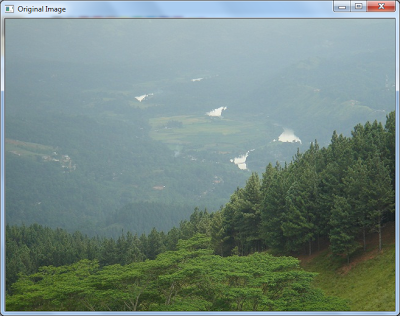
//> input picture sample.png, 400 x 316 px
$ ./homogeneousSmoothing_17   (built with g++ and OpenCV 4)
//> lines starting //> are read from the running program, lines starting //| are printed output that depends on the picture; after the words box and inside, x2 and y2 are one past the last pixel; in counts of white or black regions, pixels touching at a corner belong together
//Smoothing or Bluring
//Main objective of smoothing is to reduce the noise
//Various metheods to smooth an image
//1.Homogeneous Smoothing
//2.Gaussian Smoothing
//3.MedianSmoothing
//4.Bilateral Smoothing

//Smoothing is done by sliding a window (kernel or filter) across the whole image and calculating each pixel a value based on the value of the kernel and the value of overlapping pixels of original image.
//[Number of rows and cols of kernel should be odd]
//[When size of kernel is getting larger , processing time also becomes larger]
//In this example we are going to use homogeneous smoothing
/*

simplest smoothing metheod .
 It takes simply the average of the neighbourhood of a pixel and assign that value to itself.
5x5 kernel is used in homogeneous smoothing . This kernel is known as "Nomalizedbox filter"
		[	1	1	1	1	1 ]
		[	1	1	1	1	1 ]
(1/25)*	[	1	1	1	1	1 ]
		[	1	1	1	1	1 ]
		[	1	1	1	1	1 ]
*/
#include <opencv2/highgui/highgui.hpp>
#include <opencv2/imgproc/imgproc.hpp>
#include <iostream>
#include <stdio.h>


using namespace std;
using namespace cv;

int main(int argc,const char** argv)
{
	//create window
	namedWindow("img",CV_WINDOW_AUTOSIZE);
	namedWindow("smoothed img1",CV_WINDOW_AUTOSIZE);
	namedWindow("smoothed img2",CV_WINDOW_AUTOSIZE);
	//load image
	Mat img = imread("sample.png",CV_LOAD_IMAGE_COLOR);
//> img is the input picture: 316 rows x 400 cols, CV_8UC3; mean B, G, R 130.4, 136.3, 116.9
	imshow("img",img);//show the image
	if(!img.data)//if image is not loaded
	{
		cout<<"Image can't be loaded"<<endl;
		return -1;
	}
	Mat img1,img2,img3; //output
	char label[20];
	sprintf(label,"%d x %d",3,3);//label image
	blur(img,img3,Size(3,3));//bluring or smoothing
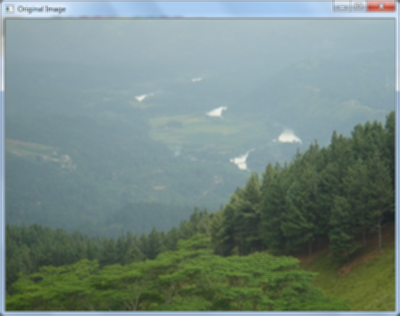
//> img3: 316 rows x 400 cols, CV_8UC3; mean B, G, R 130.8, 136.6, 117.1
/*
	this opencv function smooth image using normalized box filter.
	first argument : source image
	second argument : destination image (it should have same size and depth as the input image)
	thrid : kernel size (it should odd number) eg : 3x3,5x5,7x7 etc.

	*/

	putText(img3,label,Point(img.cols/4,img.rows/8), CV_FONT_HERSHEY_COMPLEX,1, Scalar(255, 255, 255),3);
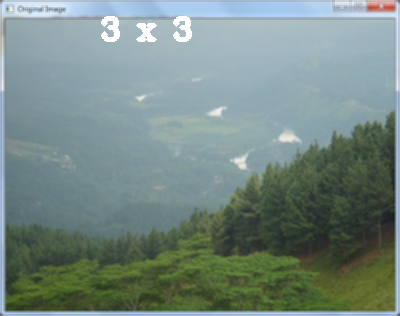
//> img3: 316 rows x 400 cols, CV_8UC3; 0.7% of pixels changed, all inside (x1, y1, x2, y2) = (101, 16, 192, 42)
	/*
	first argument : source image
	2nd : text u want to put into the image
	3rd : bottom-left corner of the text in image
	4th : font type (FONT_HERSHEY_SIMPLEX, FONT_HERSHEY_PLAIN, FONT_HERSHEY_DUPLEX, FONT_HERSHEY_COMPLEX, FONT_HERSHEY_TRIPLEX, FONT_HERSHEY_COMPLEX_SMALL, FONT_HERSHEY_SCRIPT_SIMPLEX or FONT_HERSHEY_SCRIPT_COMPLEX).
	5th : font size
	6th : color
	7th : thickness
	*/
	sprintf(label,"%d x %d",5,5);//label image
	blur(img,img1,Size(5,5));//bluring or smoothing
	putText(img1,label,Point(img.cols/4,img.rows/8), CV_FONT_HERSHEY_COMPLEX,1, Scalar(255, 255, 255));
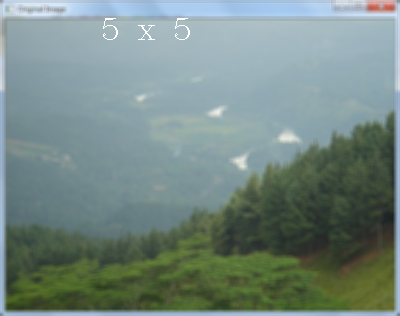
//> img1: 316 rows x 400 cols, CV_8UC3; mean B, G, R 131, 136.8, 117.3
	blur(img,img2,Size(7,7));//bluring image using kernel size 7x7
	sprintf(label,"%d x %d",7,7);//label image
	putText(img2,label,Point(img.cols/4,img.rows/8), CV_FONT_HERSHEY_COMPLEX,1, Scalar(255, 255, 255));
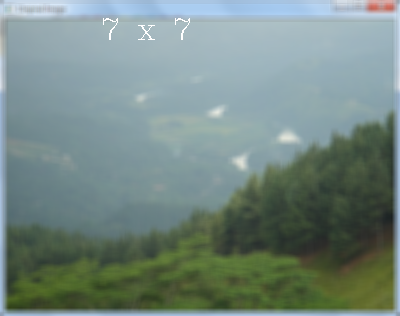
//> img2: 316 rows x 400 cols, CV_8UC3; mean B, G, R 131, 136.8, 117.3
	imshow("smoothed img1",img1); //show the blured image1
	imshow("smoothed img2",img2);//show the blured image2
	imshow("smoothed img3",img3);//show the blured image3
	waitKey(0);//wait for keypress
	return 0;
}
